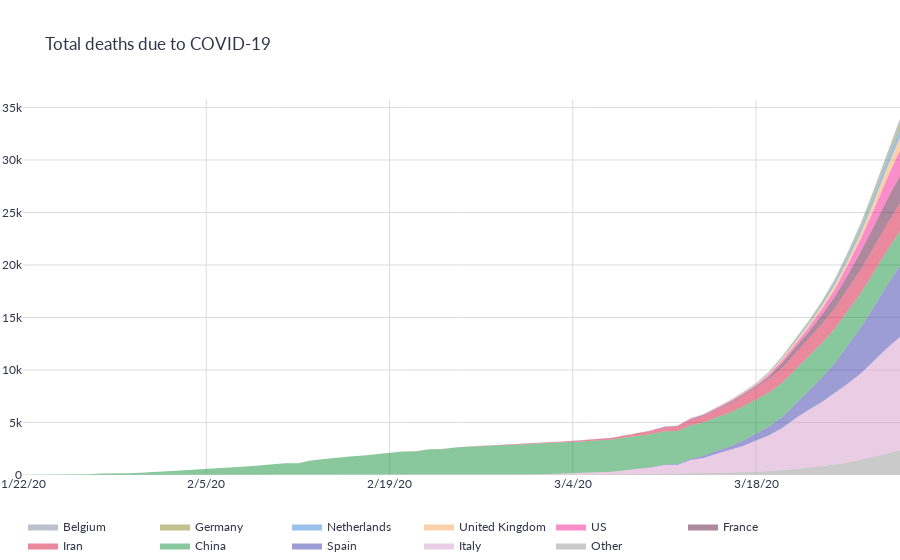

The notebook cell this image was saved under:
### Code cell
fig = plots.deaths_area(deaths)
fig.show()
data['plots']['deaths_area'] = fig.to_json()

### Figure 1 — Plotly figure (JSON) as saved in the notebook; plotly's stock layout.template omitted (floating-point values rounded to 4 significant figures)
{"data": [{"hoverinfo": "none", "hovertemplate": "Total deaths: %{y}<br>Day: %{x}", "line": {"color": "rgb(150,150,150)", "width": 0}, "mode": "lines", "name": "Other", "stackgroup": "one", "type": "scatter", "x": ["1/22/20", "1/23/20", "1/24/20", "1/25/20", "1/26/20", "1/27/20", "1/28/20", "1/29/20", "1/30/20", "1/31/20", "2/1/20", "2/2/20", "2/3/20", "2/4/20", "2/5/20", "2/6/20", "2/7/20", "2/8/20", "2/9/20", "2/10/20", "2/11/20", "2/12/20", "2/13/20", "2/14/20", "2/15/20", "2/16/20", "2/17/20", "2/18/20", "2/19/20", "2/20/20", "2/21/20", "2/22/20", "2/23/20", "2/24/20", "2/25/20", "2/26/20", "2/27/20", "2/28/20", "2/29/20", "3/1/20", "3/2/20", "3/3/20", "3/4/20", "3/5/20", "3/6/20", "3/7/20", "3/8/20", "3/9/20", "3/10/20", "3/11/20", "3/12/20", "3/13/20", "3/14/20", "3/15/20", "3/16/20", "3/17/20", "3/18/20", "3/19/20", "3/20/20", "3/21/20", "3/22/20", "3/23/20", "3/24/20", "3/25/20", "3/26/20", "3/27/20", "3/28/20", "3/29/20"], "y": [0, 0, 0, 0, 0, 0, 0, 0, 0, 0, 0, 1, 1, 1, 1, 1, 1, 1, 1, 1, 1, 1, 2, 2, 2, 3, 3, 3, 3, 6, 7, 7, 12, 14, 16, 20, 23, 25, 29, 33, 44, 45, 55, 56, 64, 67, 79, 87, 93, 116, 130, 157, 188, 205, 220, 261, 317, 375, 454, 566, 720, 851, 995, 1187, 1456, 1735, 2041, 2354]}, {"hoverinfo": "none", "hovertemplate": "Total deaths: %{y}<br>Day: %{x}", "line": {"color": "rgb(214,153,204)", "width": 0}, "mode": "lines", "name": "Italy", "stackgroup": "one", "type": "scatter", "x": ["1/22/20", "1/23/20", "1/24/20", "1/25/20", "1/26/20", "1/27/20", "1/28/20", "1/29/20", "1/30/20", "1/31/20", "2/1/20", "2/2/20", "2/3/20", "2/4/20", "2/5/20", "2/6/20", "2/7/20", "2/8/20", "2/9/20", "2/10/20", "2/11/20", "2/12/20", "2/13/20", "2/14/20", "2/15/20", "2/16/20", "2/17/20", "2/18/20", "2/19/20", "2/20/20", "2/21/20", "2/22/20", "2/23/20", "2/24/20", "2/25/20", "2/26/20", "2/27/20", "2/28/20", "2/29/20", "3/1/20", "3/2/20", "3/3/20", "3/4/20", "3/5/20", "3/6/20", "3/7/20", "3/8/20", "3/9/20", "3/10/20", "3/11/20", "3/12/20", "3/13/20", "3/14/20", "3/15/20", "3/16/20", "3/17/20", "3/18/20", "3/19/20", "3/20/20", "3/21/20", "3/22/20", "3/23/20", "3/24/20", "3/25/20", "3/26/20", "3/27/20", "3/28/20", "3/29/20"], "y": [0, 0, 0, 0, 0, 0, 0, 0, 0, 0, 0, 0, 0, 0, 0, 0, 0, 0, 0, 0, 0, 0, 0, 0, 0, 0, 0, 0, 0, 0, 1, 2, 3, 7, 10, 12, 17, 21, 29, 34, 52, 79, 107, 148, 197, 233, 366, 463, 631, 827, 827, 1266, 1441, 1809, 2158, 2503, 2978, 3405, 4032, 4825, 5476, 6077, 6820, 7503, 8215, 9134, 10023, 10779]}, {"hoverinfo": "none", "hovertemplate": "Total deaths: %{y}<br>Day: %{x}", "line": {"color": "rgb(61,61,173)", "width": 0}, "mode": "lines", "name": "Spain", "stackgroup": "one", "type": "scatter", "x": ["1/22/20", "1/23/20", "1/24/20", "1/25/20", "1/26/20", "1/27/20", "1/28/20", "1/29/20", "1/30/20", "1/31/20", "2/1/20", "2/2/20", "2/3/20", "2/4/20", "2/5/20", "2/6/20", "2/7/20", "2/8/20", "2/9/20", "2/10/20", "2/11/20", "2/12/20", "2/13/20", "2/14/20", "2/15/20", "2/16/20", "2/17/20", "2/18/20", "2/19/20", "2/20/20", "2/21/20", "2/22/20", "2/23/20", "2/24/20", "2/25/20", "2/26/20", "2/27/20", "2/28/20", "2/29/20", "3/1/20", "3/2/20", "3/3/20", "3/4/20", "3/5/20", "3/6/20", "3/7/20", "3/8/20", "3/9/20", "3/10/20", "3/11/20", "3/12/20", "3/13/20", "3/14/20", "3/15/20", "3/16/20", "3/17/20", "3/18/20", "3/19/20", "3/20/20", "3/21/20", "3/22/20", "3/23/20", "3/24/20", "3/25/20", "3/26/20", "3/27/20", "3/28/20", "3/29/20"], "y": [0, 0, 0, 0, 0, 0, 0, 0, 0, 0, 0, 0, 0, 0, 0, 0, 0, 0, 0, 0, 0, 0, 0, 0, 0, 0, 0, 0, 0, 0, 0, 0, 0, 0, 0, 0, 0, 0, 0, 0, 0, 1, 2, 3, 5, 10, 17, 28, 35, 54, 55, 133, 195, 289, 342, 533, 623, 830, 1043, 1375, 1772, 2311, 2808, 3647, 4365, 5138, 5982, 6803]}, {"hoverinfo": "none", "hovertemplate": "Total deaths: %{y}<br>Day: %{x}", "line": {"color": "rgb(20,143,61)", "width": 0}, "mode": "lines", "name": "China", "stackgroup": "one", "type": "scatter", "x": ["1/22/20", "1/23/20", "1/24/20", "1/25/20", "1/26/20", "1/27/20", "1/28/20", "1/29/20", "1/30/20", "1/31/20", "2/1/20", "2/2/20", "2/3/20", "2/4/20", "2/5/20", "2/6/20", "2/7/20", "2/8/20", "2/9/20", "2/10/20", "2/11/20", "2/12/20", "2/13/20", "2/14/20", "2/15/20", "2/16/20", "2/17/20", "2/18/20", "2/19/20", "2/20/20", "2/21/20", "2/22/20", "2/23/20", "2/24/20", "2/25/20", "2/26/20", "2/27/20", "2/28/20", "2/29/20", "3/1/20", "3/2/20", "3/3/20", "3/4/20", "3/5/20", "3/6/20", "3/7/20", "3/8/20", "3/9/20", "3/10/20", "3/11/20", "3/12/20", "3/13/20", "3/14/20", "3/15/20", "3/16/20", "3/17/20", "3/18/20", "3/19/20", "3/20/20", "3/21/20", "3/22/20", "3/23/20", "3/24/20", "3/25/20", "3/26/20", "3/27/20", "3/28/20", "3/29/20"], "y": [17, 18, 26, 42, 56, 82, 131, 133, 171, 213, 259, 361, 425, 491, 563, 633, 718, 805, 905, 1012, 1112, 1117, 1369, 1521, 1663, 1766, 1864, 2003, 2116, 2238, 2238, 2443, 2445, 2595, 2665, 2717, 2746, 2790, 2837, 2872, 2914, 2947, 2983, 3015, 3044, 3072, 3100, 3123, 3139, 3161, 3172, 3180, 3193, 3203, 3217, 3230, 3241, 3249, 3253, 3259, 3274, 3274, 3281, 3285, 3291, 3296, 3299, 3304]}, {"hoverinfo": "none", "hovertemplate": "Total deaths: %{y}<br>Day: %{x}", "line": {"color": "rgb(214,20,61)", "width": 0}, "mode": "lines", "name": "Iran", "stackgroup": "one", "type": "scatter", "x": ["1/22/20", "1/23/20", "1/24/20", "1/25/20", "1/26/20", "1/27/20", "1/28/20", "1/29/20", "1/30/20", "1/31/20", "2/1/20", "2/2/20", "2/3/20", "2/4/20", "2/5/20", "2/6/20", "2/7/20", "2/8/20", "2/9/20", "2/10/20", "2/11/20", "2/12/20", "2/13/20", "2/14/20", "2/15/20", "2/16/20", "2/17/20", "2/18/20", "2/19/20", "2/20/20", "2/21/20", "2/22/20", "2/23/20", "2/24/20", "2/25/20", "2/26/20", "2/27/20", "2/28/20", "2/29/20", "3/1/20", "3/2/20", "3/3/20", "3/4/20", "3/5/20", "3/6/20", "3/7/20", "3/8/20", "3/9/20", "3/10/20", "3/11/20", "3/12/20", "3/13/20", "3/14/20", "3/15/20", "3/16/20", "3/17/20", "3/18/20", "3/19/20", "3/20/20", "3/21/20", "3/22/20", "3/23/20", "3/24/20", "3/25/20", "3/26/20", "3/27/20", "3/28/20", "3/29/20"], "y": [0, 0, 0, 0, 0, 0, 0, 0, 0, 0, 0, 0, 0, 0, 0, 0, 0, 0, 0, 0, 0, 0, 0, 0, 0, 0, 0, 0, 2, 2, 4, 5, 8, 12, 16, 19, 26, 34, 43, 54, 66, 77, 92, 107, 124, 145, 194, 237, 291, 354, 429, 514, 611, 724, 853, 988, 1135, 1284, 1433, 1556, 1685, 1812, 1934, 2077, 2234, 2378, 2517, 2640]}, {"hoverinfo": "none", "hovertemplate": "Total deaths: %{y}<br>Day: %{x}", "line": {"color": "rgb(92,20,61)", "width": 0}, "mode": "lines", "name": "France", "stackgroup": "one", "type": "scatter", "x": ["1/22/20", "1/23/20", "1/24/20", "1/25/20", "1/26/20", "1/27/20", "1/28/20", "1/29/20", "1/30/20", "1/31/20", "2/1/20", "2/2/20", "2/3/20", "2/4/20", "2/5/20", "2/6/20", "2/7/20", "2/8/20", "2/9/20", "2/10/20", "2/11/20", "2/12/20", "2/13/20", "2/14/20", "2/15/20", "2/16/20", "2/17/20", "2/18/20", "2/19/20", "2/20/20", "2/21/20", "2/22/20", "2/23/20", "2/24/20", "2/25/20", "2/26/20", "2/27/20", "2/28/20", "2/29/20", "3/1/20", "3/2/20", "3/3/20", "3/4/20", "3/5/20", "3/6/20", "3/7/20", "3/8/20", "3/9/20", "3/10/20", "3/11/20", "3/12/20", "3/13/20", "3/14/20", "3/15/20", "3/16/20", "3/17/20", "3/18/20", "3/19/20", "3/20/20", "3/21/20", "3/22/20", "3/23/20", "3/24/20", "3/25/20", "3/26/20", "3/27/20", "3/28/20", "3/29/20"], "y": [0, 0, 0, 0, 0, 0, 0, 0, 0, 0, 0, 0, 0, 0, 0, 0, 0, 0, 0, 0, 0, 0, 0, 0, 1, 1, 1, 1, 1, 1, 1, 1, 1, 1, 1, 2, 2, 2, 2, 2, 3, 4, 4, 6, 9, 11, 19, 19, 33, 48, 48, 79, 91, 91, 149, 149, 149, 244, 451, 563, 676, 862, 1102, 1333, 1698, 1997, 2317, 2611]}, {"hoverinfo": "none", "hovertemplate": "Total deaths: %{y}<br>Day: %{x}", "line": {"color": "rgb(245,31,150)", "width": 0}, "mode": "lines", "name": "US", "stackgroup": "one", "type": "scatter", "x": ["1/22/20", "1/23/20", "1/24/20", "1/25/20", "1/26/20", "1/27/20", "1/28/20", "1/29/20", "1/30/20", "1/31/20", "2/1/20", "2/2/20", "2/3/20", "2/4/20", "2/5/20", "2/6/20", "2/7/20", "2/8/20", "2/9/20", "2/10/20", "2/11/20", "2/12/20", "2/13/20", "2/14/20", "2/15/20", "2/16/20", "2/17/20", "2/18/20", "2/19/20", "2/20/20", "2/21/20", "2/22/20", "2/23/20", "2/24/20", "2/25/20", "2/26/20", "2/27/20", "2/28/20", "2/29/20", "3/1/20", "3/2/20", "3/3/20", "3/4/20", "3/5/20", "3/6/20", "3/7/20", "3/8/20", "3/9/20", "3/10/20", "3/11/20", "3/12/20", "3/13/20", "3/14/20", "3/15/20", "3/16/20", "3/17/20", "3/18/20", "3/19/20", "3/20/20", "3/21/20", "3/22/20", "3/23/20", "3/24/20", "3/25/20", "3/26/20", "3/27/20", "3/28/20", "3/29/20"], "y": [0, 0, 0, 0, 0, 0, 0, 0, 0, 0, 0, 0, 0, 0, 0, 0, 0, 0, 0, 0, 0, 0, 0, 0, 0, 0, 0, 0, 0, 0, 0, 0, 0, 0, 0, 0, 0, 0, 1, 1, 6, 7, 11, 12, 14, 17, 21, 22, 28, 36, 40, 47, 54, 63, 85, 108, 118, 200, 244, 307, 417, 557, 706, 942, 1209, 1581, 2026, 2467]}, {"hoverinfo": "none", "hovertemplate": "Total deaths: %{y}<br>Day: %{x}", "line": {"color": "rgb(245,163,82)", "width": 0}, "mode": "lines", "name": "United Kingdom", "stackgroup": "one", "type": "scatter", "x": ["1/22/20", "1/23/20", "1/24/20", "1/25/20", "1/26/20", "1/27/20", "1/28/20", "1/29/20", "1/30/20", "1/31/20", "2/1/20", "2/2/20", "2/3/20", "2/4/20", "2/5/20", "2/6/20", "2/7/20", "2/8/20", "2/9/20", "2/10/20", "2/11/20", "2/12/20", "2/13/20", "2/14/20", "2/15/20", "2/16/20", "2/17/20", "2/18/20", "2/19/20", "2/20/20", "2/21/20", "2/22/20", "2/23/20", "2/24/20", "2/25/20", "2/26/20", "2/27/20", "2/28/20", "2/29/20", "3/1/20", "3/2/20", "3/3/20", "3/4/20", "3/5/20", "3/6/20", "3/7/20", "3/8/20", "3/9/20", "3/10/20", "3/11/20", "3/12/20", "3/13/20", "3/14/20", "3/15/20", "3/16/20", "3/17/20", "3/18/20", "3/19/20", "3/20/20", "3/21/20", "3/22/20", "3/23/20", "3/24/20", "3/25/20", "3/26/20", "3/27/20", "3/28/20", "3/29/20"], "y": [0, 0, 0, 0, 0, 0, 0, 0, 0, 0, 0, 0, 0, 0, 0, 0, 0, 0, 0, 0, 0, 0, 0, 0, 0, 0, 0, 0, 0, 0, 0, 0, 0, 0, 0, 0, 0, 0, 0, 0, 0, 0, 0, 1, 2, 2, 3, 4, 6, 8, 8, 8, 21, 21, 56, 56, 72, 138, 178, 234, 282, 336, 423, 466, 580, 761, 1021, 1231]}, {"hoverinfo": "none", "hovertemplate": "Total deaths: %{y}<br>Day: %{x}", "line": {"color": "rgb(51,133,214)", "width": 0}, "mode": "lines", "name": "Netherlands", "stackgroup": "one", "type": "scatter", "x": ["1/22/20", "1/23/20", "1/24/20", "1/25/20", "1/26/20", "1/27/20", "1/28/20", "1/29/20", "1/30/20", "1/31/20", "2/1/20", "2/2/20", "2/3/20", "2/4/20", "2/5/20", "2/6/20", "2/7/20", "2/8/20", "2/9/20", "2/10/20", "2/11/20", "2/12/20", "2/13/20", "2/14/20", "2/15/20", "2/16/20", "2/17/20", "2/18/20", "2/19/20", "2/20/20", "2/21/20", "2/22/20", "2/23/20", "2/24/20", "2/25/20", "2/26/20", "2/27/20", "2/28/20", "2/29/20", "3/1/20", "3/2/20", "3/3/20", "3/4/20", "3/5/20", "3/6/20", "3/7/20", "3/8/20", "3/9/20", "3/10/20", "3/11/20", "3/12/20", "3/13/20", "3/14/20", "3/15/20", "3/16/20", "3/17/20", "3/18/20", "3/19/20", "3/20/20", "3/21/20", "3/22/20", "3/23/20", "3/24/20", "3/25/20", "3/26/20", "3/27/20", "3/28/20", "3/29/20"], "y": [0, 0, 0, 0, 0, 0, 0, 0, 0, 0, 0, 0, 0, 0, 0, 0, 0, 0, 0, 0, 0, 0, 0, 0, 0, 0, 0, 0, 0, 0, 0, 0, 0, 0, 0, 0, 0, 0, 0, 0, 0, 0, 0, 0, 1, 1, 3, 3, 4, 5, 5, 10, 12, 20, 24, 43, 58, 77, 107, 137, 180, 214, 277, 357, 435, 547, 640, 772]}, {"hoverinfo": "none", "hovertemplate": "Total deaths: %{y}<br>Day: %{x}", "line": {"color": "rgb(133,133,31)", "width": 0}, "mode": "lines", "name": "Germany", "stackgroup": "one", "type": "scatter", "x": ["1/22/20", "1/23/20", "1/24/20", "1/25/20", "1/26/20", "1/27/20", "1/28/20", "1/29/20", "1/30/20", "1/31/20", "2/1/20", "2/2/20", "2/3/20", "2/4/20", "2/5/20", "2/6/20", "2/7/20", "2/8/20", "2/9/20", "2/10/20", "2/11/20", "2/12/20", "2/13/20", "2/14/20", "2/15/20", "2/16/20", "2/17/20", "2/18/20", "2/19/20", "2/20/20", "2/21/20", "2/22/20", "2/23/20", "2/24/20", "2/25/20", "2/26/20", "2/27/20", "2/28/20", "2/29/20", "3/1/20", "3/2/20", "3/3/20", "3/4/20", "3/5/20", "3/6/20", "3/7/20", "3/8/20", "3/9/20", "3/10/20", "3/11/20", "3/12/20", "3/13/20", "3/14/20", "3/15/20", "3/16/20", "3/17/20", "3/18/20", "3/19/20", "3/20/20", "3/21/20", "3/22/20", "3/23/20", "3/24/20", "3/25/20", "3/26/20", "3/27/20", "3/28/20", "3/29/20"], "y": [0, 0, 0, 0, 0, 0, 0, 0, 0, 0, 0, 0, 0, 0, 0, 0, 0, 0, 0, 0, 0, 0, 0, 0, 0, 0, 0, 0, 0, 0, 0, 0, 0, 0, 0, 0, 0, 0, 0, 0, 0, 0, 0, 0, 0, 0, 0, 2, 2, 3, 3, 7, 9, 11, 17, 24, 28, 44, 67, 84, 94, 123, 157, 206, 267, 342, 433, 533]}, {"hoverinfo": "none", "hovertemplate": "Total deaths: %{y}<br>Day: %{x}", "line": {"color": "rgb(122,133,153)", "width": 0}, "mode": "lines", "name": "Belgium", "stackgroup": "one", "type": "scatter", "x": ["1/22/20", "1/23/20", "1/24/20", "1/25/20", "1/26/20", "1/27/20", "1/28/20", "1/29/20", "1/30/20", "1/31/20", "2/1/20", "2/2/20", "2/3/20", "2/4/20", "2/5/20", "2/6/20", "2/7/20", "2/8/20", "2/9/20", "2/10/20", "2/11/20", "2/12/20", "2/13/20", "2/14/20", "2/15/20", "2/16/20", "2/17/20", "2/18/20", "2/19/20", "2/20/20", "2/21/20", "2/22/20", "2/23/20", "2/24/20", "2/25/20", "2/26/20", "2/27/20", "2/28/20", "2/29/20", "3/1/20", "3/2/20", "3/3/20", "3/4/20", "3/5/20", "3/6/20", "3/7/20", "3/8/20", "3/9/20", "3/10/20", "3/11/20", "3/12/20", "3/13/20", "3/14/20", "3/15/20", "3/16/20", "3/17/20", "3/18/20", "3/19/20", "3/20/20", "3/21/20", "3/22/20", "3/23/20", "3/24/20", "3/25/20", "3/26/20", "3/27/20", "3/28/20", "3/29/20"], "y": [0, 0, 0, 0, 0, 0, 0, 0, 0, 0, 0, 0, 0, 0, 0, 0, 0, 0, 0, 0, 0, 0, 0, 0, 0, 0, 0, 0, 0, 0, 0, 0, 0, 0, 0, 0, 0, 0, 0, 0, 0, 0, 0, 0, 0, 0, 0, 0, 0, 3, 3, 3, 4, 4, 5, 10, 14, 21, 37, 67, 75, 88, 122, 178, 220, 289, 353, 431]}], "layout": {"font": {"color": "#333447", "family": "Lato, Helvetica"}, "legend": {"orientation": "h"}, "margin": {"l": 0, "pad": 0, "r": 0}, "paper_bgcolor": "rgba(0,0,0,0)", "plot_bgcolor": "rgba(0,0,0,0)", "title": {"text": "Total deaths due to COVID-19"}, "xaxis": {"gridcolor": "rgb(220,220,220)", "gridwidth": 1, "nticks": 5, "showgrid": true}, "yaxis": {"gridcolor": "rgb(220,220,220)", "gridwidth": 1, "showgrid": true}}}
